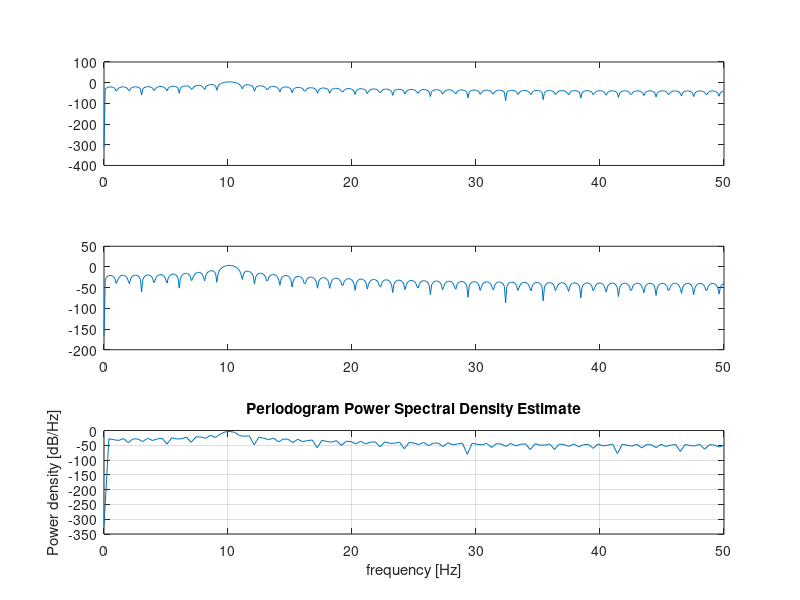

Write the MATLAB code that produced this figure.
%Verify Wiener Khintchine relation
clc
clear all
close all
%Step 1: To generate a signal
t=linspace(0,1,100);
f1=10;
x=sin(2*pi*f1*t);
%Step2: To obtain the spectrum of the signal
N=1024; %Number of points in FFT
fs=100; %Sampling frequency
f=fs/2*linspace(0,1,N/2);
X=fft(x,N);
P=(X.*conj(X))/N;
%Step 3: Plot the PSD
 subplot(3,1,1),plot(f,10*log10(P(1:length(f))))
%Step 4: FT of ACF
y=xcorr(x,x);
Y=fft(y,N)/N;
 subplot(3,1,2),plot(f,10*log10(Y(1:length(f))))
subplot(3,1,3),periodogram(x,[],'onesided',256,fs)
